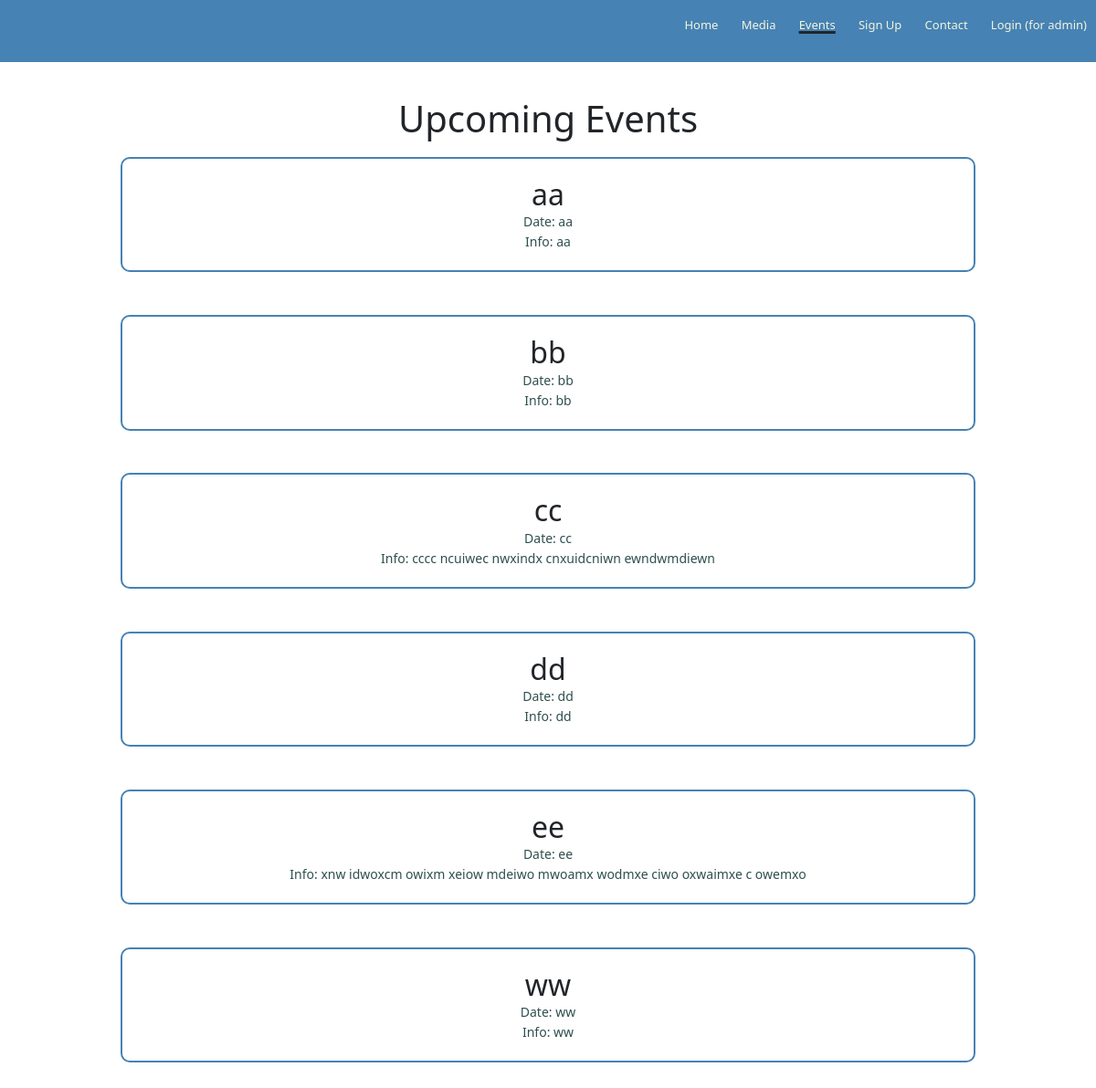
Before: /events with the older database file.
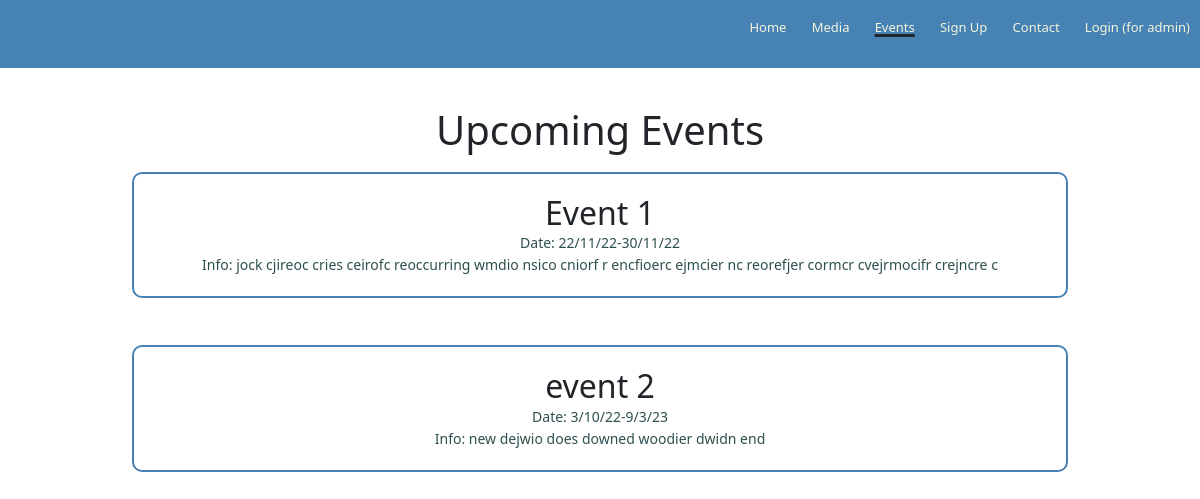
After: the same page with the newer database file.
### app/models.py (models this page shows, shortened)
class Event(db.Model):
    id = db.Column(db.Integer, primary_key=True)
    name = db.Column(db.String(128))
    date = db.Column(db.String(128))
    info = db.Column(db.String(255))

### app/routes.py (the view)
@app.route('/events', methods=['GET'])
def events():
    events = Event.query.all()
    return render_template("events.html", events=events, event=True)

### app/templates/events.html (shortened to what this page needs)
{% extends "base.html" %}
{% block content %}
<section class="events" id="events">
    <div class="sec-header">Upcoming Events</div>
        {% for event in events %}
        <div id="event.id" class="events-col">
            <div>
                <h2 style="margin:auto;">{{event.name}}</h2>
            </div>
            <div class="smalltext">
                <p style="margin:auto;"><strong>Date:</strong> {{event.date}}</p>
            </div>
            <div class="smalltext">
                <p style="margin:auto;"><strong>Info:</strong> {{event.info}}</p>
            </div>
        </div>
        {% endfor %}
</section>
{% endblock %}

### app/templates/base.html (shortened to what this page needs)
<!DOCTYPE HTML>
<html lang="en">
    <head>
        <link rel = 'stylesheet' href = '../static/css/base.css'>
        <link rel="stylesheet" href="https://stackpath.bootstrapcdn.com/font-awesome/4.7.0/css/font-awesome.min.css">
        <link href="https://cdn.jsdelivr.net/npm/bootstrap@5.2.0/dist/css/bootstrap.min.css" rel="stylesheet"
>
    </head>
    <body>
        {% block navbar %}
            <div class="nav-links" id="nav-links">
                <ul>
                    {% if home is defined %}
                    <li class="navbar active"><a href="{{ url_for('home') }}">Home</a></li>
                    {% else %}
                    <li class="navbar"><a href="{{ url_for('home') }}">Home</a></li>
                    {% endif %}
                    {% if media is defined %}
                    <li class="navbar active"><a href="{{ url_for('media') }}">Media</a></li>
                    {% else %}
                    <li class="navbar"><a href="{{ url_for('media') }}">Media</a></li>
                    {% endif %}
                    {% if event is defined %}
                    <li class="navbar active"><a href="{{ url_for('events') }}">Events</a></li>
                    {% else %}
                    <li class="navbar"><a href="{{ url_for('events') }}">Events</a></li>
                    {% endif %}
                    {% if signup is defined %}
                    <li class="navbar active"><a href="{{ url_for('signup') }}">Sign Up</a></li>
                    {% else %}
                    <li class="navbar"><a href="{{ url_for('signup') }}">Sign Up</a></li>
                    {% endif %}
                    {% if contact is defined %}
                    <li class="navbar active"><a href="{{ url_for('contact') }}">Contact</a></li>
                    {% else %}
                    <li class="navbar"><a href="{{ url_for('contact') }}">Contact</a></li>
                    {% endif %}
                    <li class="navbar"><a href="{{ url_for('adminlogin') }}">Login (for admin)</a></li>
                </ul>
            </div>
        {% endblock %}
        {% block content %}{% endblock %}
    </body>
</html>

### app/static/css/base.css (style rules this page uses)
body { margin:0; padding:0; font-family: 'Noto Serif', serif; }
.nav-links { font-size: 20px; background-color: steelblue; text-align: right; top: 0; width: 100%; overflow: hidden; }
.nav-links ul li.active { text-decoration-line: underline; text-decoration-thickness: 3px; }
.nav-links ul { list-style: none; }
.nav-links ul li { list-style: none; display: inline-block; padding: 10px 10px; position: relative; }
.nav-links ul li a { text-align: center; color: beige; font-size: 13px; text-decoration: none; }
.nav-links ul li::after { content: ''; width: 0%; height: 2px; background-color: lightsteelblue; display: block; margin: auto; transition: 0.5s; }
.sec-header { padding: 12px 12px; align-items: center; font-size: 40px; }
.smalltext { color:darkslategrey; font-size: 14px; font-weight: 300; line-height: 22px; }
.events { width:80%; padding: 20px 12px; text-align: center; margin: auto; }
.events-col { flex-basis: 50%; border-style: solid; border-width: 2px; border-color: steelblue; margin-bottom: 5%; text-align: center; padding: 20px 12px; border-radius:10px; }

Changed rows visible on the page:
removed Event: name "aa", date "aa", info "aa"
removed Event: name "bb", date "bb", info "bb"
removed Event: name "cc", date "cc", info "cccc ncuiwec nwxindx cnxuidcniwn ewndwmdiewn"
removed Event: name "dd", date "dd", info "dd"
removed Event: name "ee", date "ee", info "xnw idwoxcm owixm xeiow mdeiwo mwoamx wodmxe ciwo oxwaimxe c owemxo"
removed Event: name "ww", date "ww", info "ww"
added Event: name "Event 1", date "22/11/22-30/11/22", info "jock cjireoc cries ceirofc reoccurring wmdio nsico cniorf r encfioerc ejmcier nc reorefjer cormcr cvejrmocifr crejncre c"
added Event: name "event 2", date "3/10/22-9/3/23", info "new dejwio does downed woodier dwidn end"
